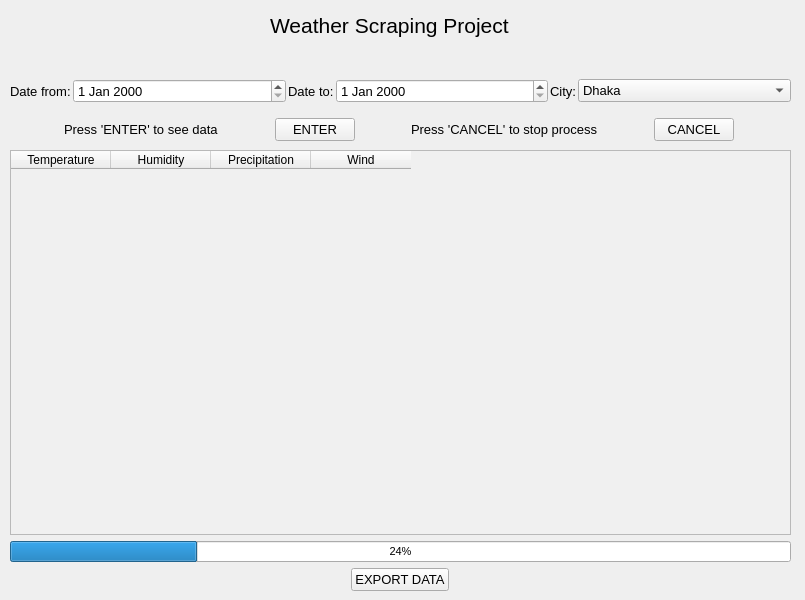
<?xml version="1.0" encoding="UTF-8"?>
<ui version="4.0">
 <class>MainWindow</class>
 <widget class="QWidget" name="MainWindow">
  <property name="geometry">
   <rect>
    <x>0</x>
    <y>0</y>
    <width>805</width>
    <height>600</height>
   </rect>
  </property>
  <property name="sizePolicy">
   <sizepolicy hsizetype="Expanding" vsizetype="Preferred">
    <horstretch>0</horstretch>
    <verstretch>0</verstretch>
   </sizepolicy>
  </property>
  <property name="windowTitle">
   <string>Form</string>
  </property>
  <widget class="QLabel" name="label">
   <property name="geometry">
    <rect>
     <x>270</x>
     <y>10</y>
     <width>251</width>
     <height>31</height>
    </rect>
   </property>
   <property name="font">
    <font>
     <pointsize>16</pointsize>
    </font>
   </property>
   <property name="text">
    <string>Weather Scraping Project</string>
   </property>
  </widget>
  <widget class="QWidget" name="horizontalLayoutWidget_2">
   <property name="geometry">
    <rect>
     <x>10</x>
     <y>150</y>
     <width>781</width>
     <height>441</height>
    </rect>
   </property>
   <layout class="QHBoxLayout" name="horizontalLayout_6">
    <item>
     <layout class="QVBoxLayout" name="verticalLayout_3">
      <item>
       <widget class="QTableWidget" name="tableWidget_data">
        <property name="styleSheet">
         <string notr="true">background-color: rgb(240, 240, 240);
alternate-background-color: rgb(204, 204, 204);</string>
        </property>
        <column>
         <property name="text">
          <string>Temperature</string>
         </property>
        </column>
        <column>
         <property name="text">
          <string>Humidity</string>
         </property>
        </column>
        <column>
         <property name="text">
          <string>Precipitation</string>
         </property>
        </column>
        <column>
         <property name="text">
          <string>Wind</string>
         </property>
        </column>
       </widget>
      </item>
      <item>
       <widget class="QProgressBar" name="progressBar">
        <property name="sizePolicy">
         <sizepolicy hsizetype="Preferred" vsizetype="Fixed">
          <horstretch>0</horstretch>
          <verstretch>0</verstretch>
         </sizepolicy>
        </property>
        <property name="font">
         <font>
          <pointsize>8</pointsize>
         </font>
        </property>
        <property name="value">
         <number>24</number>
        </property>
        <property name="orientation">
         <enum>Qt::Horizontal</enum>
        </property>
       </widget>
      </item>
      <item alignment="Qt::AlignHCenter">
       <widget class="QPushButton" name="pushButton_export">
        <property name="sizePolicy">
         <sizepolicy hsizetype="Maximum" vsizetype="Maximum">
          <horstretch>0</horstretch>
          <verstretch>0</verstretch>
         </sizepolicy>
        </property>
        <property name="font">
         <font>
          <pointsize>10</pointsize>
         </font>
        </property>
        <property name="text">
         <string>EXPORT DATA</string>
        </property>
        <property name="autoRepeatDelay">
         <number>300</number>
        </property>
       </widget>
      </item>
     </layout>
    </item>
   </layout>
  </widget>
  <widget class="QWidget" name="verticalLayoutWidget">
   <property name="geometry">
    <rect>
     <x>10</x>
     <y>70</y>
     <width>781</width>
     <height>80</height>
    </rect>
   </property>
   <layout class="QVBoxLayout" name="verticalLayout_2">
    <item>
     <layout class="QHBoxLayout" name="horizontalLayout_2">
      <property name="spacing">
       <number>2</number>
      </property>
      <item>
       <widget class="QLabel" name="label_date_from">
        <property name="sizePolicy">
         <sizepolicy hsizetype="Fixed" vsizetype="Preferred">
          <horstretch>0</horstretch>
          <verstretch>0</verstretch>
         </sizepolicy>
        </property>
        <property name="font">
         <font>
          <pointsize>10</pointsize>
         </font>
        </property>
        <property name="text">
         <string>Date from:</string>
        </property>
       </widget>
      </item>
      <item>
       <widget class="QDateEdit" name="dateEdit_from">
        <property name="font">
         <font>
          <pointsize>10</pointsize>
         </font>
        </property>
       </widget>
      </item>
      <item>
       <widget class="QLabel" name="label_date_to">
        <property name="sizePolicy">
         <sizepolicy hsizetype="Fixed" vsizetype="Preferred">
          <horstretch>0</horstretch>
          <verstretch>0</verstretch>
         </sizepolicy>
        </property>
        <property name="font">
         <font>
          <pointsize>10</pointsize>
         </font>
        </property>
        <property name="text">
         <string>Date to:</string>
        </property>
       </widget>
      </item>
      <item>
       <widget class="QDateEdit" name="dateEdit_to">
        <property name="font">
         <font>
          <pointsize>10</pointsize>
         </font>
        </property>
       </widget>
      </item>
      <item>
       <widget class="QLabel" name="label_city">
        <property name="sizePolicy">
         <sizepolicy hsizetype="Fixed" vsizetype="Preferred">
          <horstretch>0</horstretch>
          <verstretch>0</verstretch>
         </sizepolicy>
        </property>
        <property name="font">
         <font>
          <pointsize>10</pointsize>
         </font>
        </property>
        <property name="text">
         <string>City:</string>
        </property>
       </widget>
      </item>
      <item>
       <widget class="QComboBox" name="comboBox_city">
        <property name="font">
         <font>
          <pointsize>10</pointsize>
         </font>
        </property>
        <item>
         <property name="text">
          <string>Dhaka</string>
         </property>
        </item>
        <item>
         <property name="text">
          <string>New york</string>
         </property>
        </item>
        <item>
         <property name="text">
          <string>Singapore</string>
         </property>
        </item>
        <item>
         <property name="text">
          <string>Dubai</string>
         </property>
        </item>
       </widget>
      </item>
     </layout>
    </item>
    <item>
     <layout class="QHBoxLayout" name="horizontalLayout_3">
      <property name="spacing">
       <number>2</number>
      </property>
      <item>
       <widget class="QLabel" name="label_enter">
        <property name="sizePolicy">
         <sizepolicy hsizetype="Fixed" vsizetype="Fixed">
          <horstretch>0</horstretch>
          <verstretch>0</verstretch>
         </sizepolicy>
        </property>
        <property name="font">
         <font>
          <pointsize>10</pointsize>
         </font>
        </property>
        <property name="text">
         <string>Press 'ENTER' to see data</string>
        </property>
       </widget>
      </item>
      <item>
       <widget class="QPushButton" name="pushButton_enter">
        <property name="sizePolicy">
         <sizepolicy hsizetype="Maximum" vsizetype="Maximum">
          <horstretch>0</horstretch>
          <verstretch>0</verstretch>
         </sizepolicy>
        </property>
        <property name="font">
         <font>
          <pointsize>10</pointsize>
         </font>
        </property>
        <property name="text">
         <string>ENTER</string>
        </property>
       </widget>
      </item>
      <item>
       <widget class="QLabel" name="label_cancel">
        <property name="sizePolicy">
         <sizepolicy hsizetype="Fixed" vsizetype="Fixed">
          <horstretch>0</horstretch>
          <verstretch>0</verstretch>
         </sizepolicy>
        </property>
        <property name="font">
         <font>
          <pointsize>10</pointsize>
         </font>
        </property>
        <property name="text">
         <string>Press 'CANCEL' to stop process</string>
        </property>
       </widget>
      </item>
      <item>
       <widget class="QPushButton" name="pushButton_cancel">
        <property name="sizePolicy">
         <sizepolicy hsizetype="Maximum" vsizetype="Maximum">
          <horstretch>0</horstretch>
          <verstretch>0</verstretch>
         </sizepolicy>
        </property>
        <property name="font">
         <font>
          <pointsize>10</pointsize>
         </font>
        </property>
        <property name="text">
         <string>CANCEL</string>
        </property>
       </widget>
      </item>
     </layout>
    </item>
   </layout>
  </widget>
 </widget>
 <resources/>
 <connections/>
</ui>
